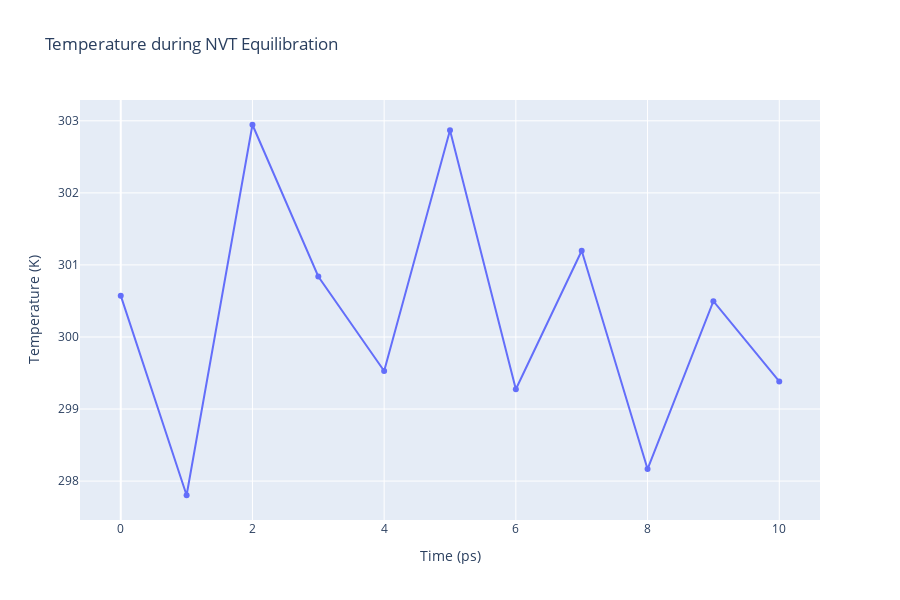

Notebook code cell kept with this figure:
### Code cell
if 'google.colab' in sys.modules: use_colab_plotly()

import plotly.graph_objs as go

# Read temperature data from file 
with open(output_nvt_temp_xvg, 'r') as temperature_file:
    x, y = zip(*[
        (float(line.split()[0]), float(line.split()[1]))
        for line in temperature_file
        if not line.startswith(("#", "@"))
    ])

# Create a scatter plot
fig = go.Figure(data=go.Scatter(x=x, y=y, mode='lines+markers'))

# Update layout
fig.update_layout(title="Temperature during NVT Equilibration",
                  xaxis_title="Time (ps)",
                  yaxis_title="Temperature (K)",
                  height=600)

# Show the figure (renderer changes for colab and jupyter)
rend = 'colab' if 'google.colab' in sys.modules else ''
fig.show(renderer=rend)

if 'google.colab' in sys.modules: use_conda_env()

### Figure 1 — Plotly figure (JSON) as saved in the notebook; plotly's stock layout.template omitted (floating-point values rounded to 4 significant figures)
{"data": [{"mode": "lines+markers", "type": "scatter", "x": [0, 1, 2, 3, 4, 5, 6, 7, 8, 9, 10], "y": [300.6, 297.8, 302.9, 300.8, 299.5, 302.9, 299.3, 301.2, 298.2, 300.5, 299.4]}], "layout": {"height": 600, "title": {"text": "Temperature during NVT Equilibration"}, "xaxis": {"title": {"text": "Time (ps)"}}, "yaxis": {"title": {"text": "Temperature (K)"}}}}
